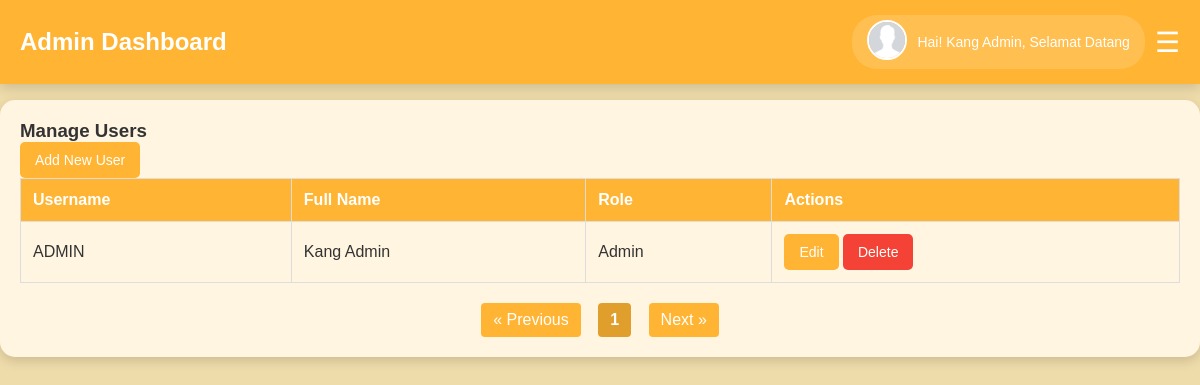
Page /dashboard_admin.php (signed in) on the earlier database version.
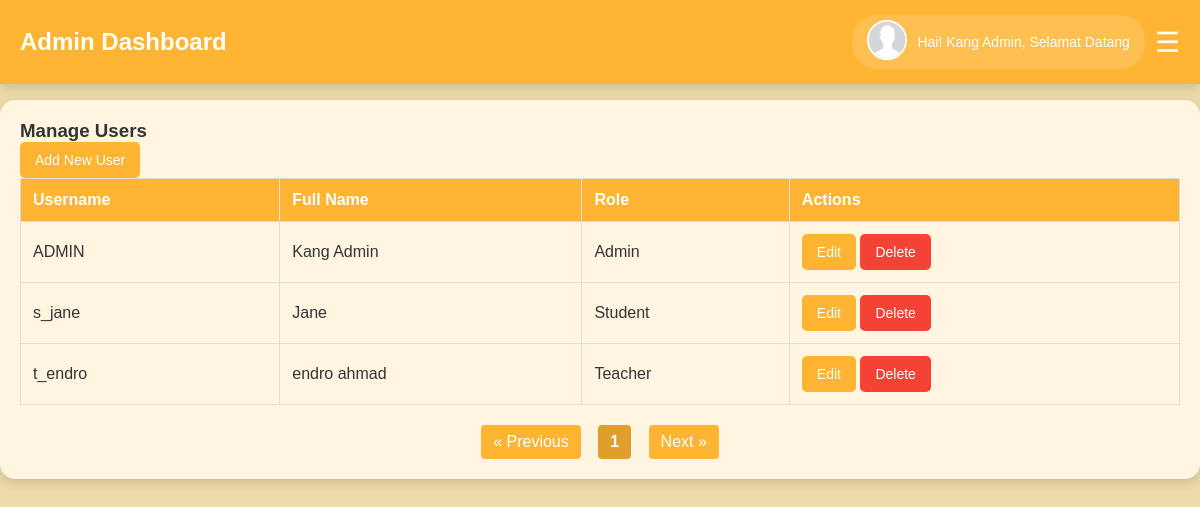
Same page on the later database version.
### tables this page shows
CREATE TABLE `users` (
  `id` int(11) NOT NULL,
  `username` varchar(50) NOT NULL,
  `password` varchar(255) NOT NULL,
  `full_name` varchar(100) NOT NULL,
  `role` enum('admin','teacher','student') NOT NULL,
  `profile_picture` varchar(255) DEFAULT 'fotos/profile/default.png'
);

### php/include-pagnation.php (called while the page is built)
<?php
$limit = 5;
$page = isset($_GET['page']) ? (int)$_GET['page'] : 1;
$offset = ($page - 1) * $limit;
$totalQuery = "SELECT COUNT(*) as total FROM users";
$totalResult = $conn->query($totalQuery);
$totalUsers = $totalResult->fetch_assoc()['total'];
$totalPages = ceil($totalUsers / $limit);
$query = "SELECT * FROM users LIMIT $limit OFFSET $offset";
$result = $conn->query($query);
?>

### dashboard_admin.php (the view, shortened to what this page needs)
<?php
include 'koneksi.php';
$user_id = $_SESSION['user_id'];
$query_admin = "SELECT id, full_name, profile_picture FROM users WHERE id = ? AND role = 'admin'";
$stmt_admin = $conn->prepare($query_admin);
$stmt_admin->bind_param("i", $user_id);
$stmt_admin->execute();
$result_admin = $stmt_admin->get_result();
$admin = $result_admin->fetch_assoc();
$admin_name = $admin['full_name'];
$admin_photo = !empty($admin['profile_picture']) ? $admin['profile_picture'] : 'fotos/profile/default.png';
?>
<!DOCTYPE html>
<html lang="id">
<head>
  <link rel="stylesheet" href="css/style.css">
  <link rel="stylesheet" href="css/stylepage.css">
</head>
<body>
<nav class="navbar">
  <div class="navbar-left">
    <h2>Admin Dashboard</h2>
  </div>
  <div class="navbar-right">
    <div class="profile">
      <a href="profil.php">
        <img src="<?php echo htmlspecialchars($admin_photo); ?>" alt="Profile" class="profile-logo">
      </a>
      <span class="welcome-message">
        Hai! <?php echo htmlspecialchars($admin_name); ?>, Selamat Datang
      </span>
    </div>
    <button id="menu-btn" class="menu-btn">☰</button>
  </div>
</nav>
<div class="wrapper">
  <main class="container">
    <h3>Manage Users</h3>
    <a href="crud-admin/add_user.php" class="button">Add New User</a>
    <div class="table-responsive">
      <table class="user-table">
        <thead>
          <tr>
            <th>Username</th>
            <th>Full Name</th>
            <th>Role</th>
            <th>Actions</th>
          </tr>
        </thead>
        <tbody>
          <?php
          include 'php/include-pagnation.php';
          if ($result->num_rows > 0) {
              while ($row = $result->fetch_assoc()) {
                  echo "<tr>";
                  echo "<td>" . htmlspecialchars($row['username']) . "</td>";
                  echo "<td>" . htmlspecialchars($row['full_name']) . "</td>";
                  echo "<td>" . ucfirst(htmlspecialchars($row['role'])) . "</td>";
                  echo "<td>
                          <a href='crud-admin/edit_user.php?id=" . $row['id'] . "' class='button'>Edit</a>
                          <a href='crud-admin/delete_user.php?id=" . $row['id'] . "' class='button delete-btn'>Delete</a>
                        </td>";
                  echo "</tr>";
              }
          } else {
              echo "<tr><td colspan='4'>No users found</td></tr>";
          }
          ?>
        </tbody>
      </table>
      <div class="pagination">
        <a href="?page=<?= ($page - 1) > 0 ? $page - 1 : 1 ?>" class="prev">&laquo; Previous</a>
        <?php
        $pageRange = 3;
        $startPage = max(1, $page - floor($pageRange / 2));
        $endPage = min($totalPages, $startPage + $pageRange - 1);
        if ($endPage - $startPage + 1 < $pageRange) {
            $startPage = max(1, $endPage - $pageRange + 1);
        }
        for ($i = $startPage; $i <= $endPage; $i++) {
            echo "<a href='?page=$i' class='" . ($i == $page ? 'active' : '') . "'>$i</a>";
        }
        ?>
        <a href="?page=<?= ($page + 1) <= $totalPages ? $page + 1 : $totalPages ?>" class="next">Next &raquo;</a>
      </div>
    </div>
  </main>
</div>
</body>
</html>

### css/style.css (style rules this page uses)
:root { --bg-color: #EFDCAB; --bg-color-2: #FFF5E1; --text-color: #333; --primary-color: #FFB433; --hover-color: #E09E2C; --sidebar-bg: #FFB433; --sidebar-text: #5A3E1B; --overlay-bg: rgba(0, 0, 0, 0.5); --shadow-light: 0px 4px 12px rgba(0, 0, 0, 0.15); }
*, *::before, *::after { margin: 0; padding: 0; box-sizing: border-box; font-family: Arial, sans-serif; }
html { scroll-behavior: smooth; }
body { background-color: var(--bg-color); color: var(--text-color); transition: all 0.3s ease-in-out; }
.navbar { display: flex; justify-content: space-between; align-items: center; background: var(--primary-color); padding: 15px 20px; color: white; position: fixed; width: 100%; top: 0; left: 0; z-index: 1000; box-shadow: var(--shadow-light); }
.navbar-left h2 { font-size: 24px; }
.navbar-right { display: flex; align-items: center; gap: 10px; }
.profile { display: flex; align-items: center; background: rgba(255, 255, 255, 0.15); border-radius: 25px; padding: 5px 15px; gap: 10px; }
.profile-logo { width: 40px; height: 40px; object-fit: cover; border-radius: 50%; border: 2px solid white; }
.welcome-message { color: white; font-weight: 500; font-size: 14px; text-transform: capitalize; white-space: nowrap; }
.container { max-width: 1200px; margin: 100px auto 20px auto; padding: 20px; background: var(--bg-color-2); border-radius: 15px; box-shadow: var(--shadow-light); }
.table-responsive { width: 100%; overflow-x: auto; }
.user-table { width: 100%; min-width: 600px; border-collapse: collapse; }
.user-table th, .user-table td { border: 1px solid #ddd; padding: 12px; text-align: left; white-space: nowrap; }
.user-table th { background: var(--primary-color); color: white; }
.button { padding: 10px 15px; background-color: var(--primary-color); color: white; text-decoration: none; border-radius: 5px; display: inline-block; font-size: 14px; }
.delete-btn { background-color: #f44336; }
.menu-btn { background: none; border: none; color: white; font-size: 28px; cursor: pointer; }

### css/stylepage.css (style rules this page uses)
.pagination { margin-top: 20px; text-align: center; }
.pagination a { display: inline-block; padding: 8px 12px; margin: 0 3px; background-color: var(--primary-color); color: white; text-decoration: none; border-radius: 4px; transition: background-color 0.3s; }
.pagination a.active { background-color: var(--hover-color); font-weight: bold; }
.pagination .prev, .pagination .next { padding: 8px 12px; background-color: var(--primary-color); color: white; text-decoration: none; border-radius: 4px; transition: background-color 0.3s; }
.pagination .prev { margin-right: 10px; }
.pagination .next { margin-left: 10px; }

Differences in the rows shown:
added users: username "s_jane", full_name "Jane", role "Student"
added users: username "t_endro", full_name "endro ahmad", role "Teacher"
